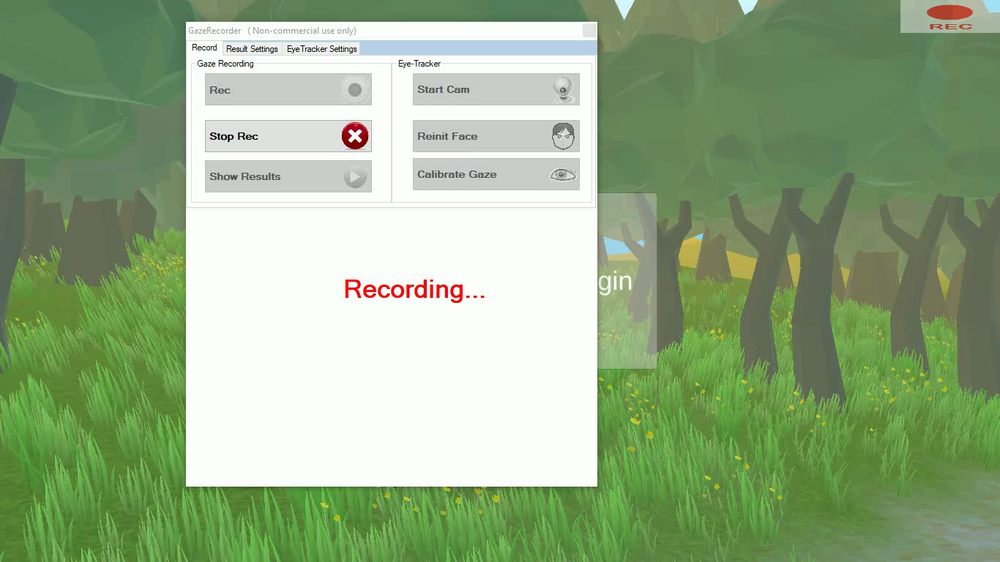
#> input picture data/E2/screen/0006.png, 1000 x 562 px, shrunk from 1366 x 768 before the run, given in place of 0374.png, which was not available; the run also reads 1 picture not shown here
$ jupyter execute test.ipynb
#> lines starting #> are read from the running program, lines starting #| are printed output that depends on the picture; after the words box and inside, x2 and y2 are one past the last pixel; in counts of white or black regions, pixels touching at a corner belong together; pictures that were not available may be replaced by others from this repository, and a replacement may not be noted
### model-validator/heatmap_extractor.py
import cv2

class Detection():

    def __init__(self, contour) -> None:
        self.contour = contour


    @property
    def area(self) -> float:
        return cv2.contourArea(self.contour)

    # [4 lines left out: function center, not called in this run]

    @property
    def aprox_vertices(self) -> int:
        return len(self.__aprox())

    # [5 lines left out: function __aprox, not called in this run]

class HeatmapCenterExtractor():

    def __init__(self) -> None:
        pass

    def get_salience_center(self, image):
        return self.get_salience_contour(image).center


    def get_salience_contour(self, image):
        contours = self.__get_image_contours(image)
        if len(contours):
            return max(contours, key=lambda x: x.area)

    def __get_image_contours(self, binary_image: cv2.Mat):
        # Apply HoughCircles transform to detect circles
        contours, _ = cv2.findContours(binary_image,cv2.RETR_TREE,cv2.CHAIN_APPROX_NONE)
        return self.__filter_contours(contours)

    def __filter_contours(self, contours):
        return [ contour
                for contour in map(lambda x: Detection(x), contours)]

### model-validator/test.ipynb
[cell 1]
import cv2 as cv
import numpy as np
from salient_validator import SalientValidator
from heatmap_extractor import HeatmapCenterExtractor

[cell 2]
def load_videos(path: str) -> tuple:

    screen_frames = [f'{path}/screen/{frame}'
                        for frame in os.listdir(f'{path}/screen')
                            if frame != '.DS_Store']

    hm_frames = [f'{path}/heatmap/{frame}'
                    for frame in os.listdir(f'{path}/heatmap')
                        if frame != '.DS_Store']

    sal_frames = [f'{path}/sal/{frame}'
                    for frame in os.listdir(f'{path}/sal')
                        if frame != '.DS_Store']

    return screen_frames, hm_frames, sal_frames

[cell 3]
hce = HeatmapCenterExtractor()

[cell 4]
image = '0374'

[cell 5]
screen_test = cv.imread(f'../data/Video/E11/screen/{image}.png')
#> screen_test is the input picture: shape (562, 1000, 3); mean B, G, R 134.2, 172.7, 148.4
heatmap_test = cv.imread(f'../data/Video/E11/heatmap/{image}.png')
sal_test = cv.imread(f'../data/Video/E11/sal/{image}.jpeg', cv.IMREAD_GRAYSCALE)
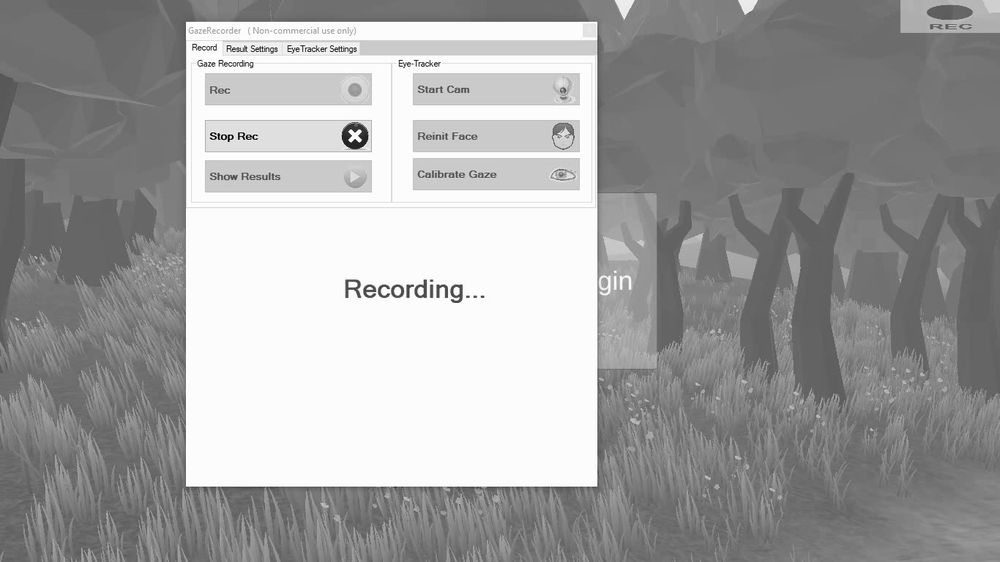
#> sal_test: shape (562, 1000); min 0, max 255, mean 160.5

[cell 6]
import matplotlib.pyplot as plt

[cell 7]
def get_heatmap_mask(screen: np.array, heatmap: np.array):

    diff = cv.absdiff(cv.cvtColor(screen, cv.COLOR_BGR2GRAY),
                    cv.cvtColor(heatmap, cv.COLOR_BGR2GRAY))

    _, bi = cv.threshold(diff,10,255,0)

    contour = hce.get_salience_contour(bi)
    if contour is not None:
        contour = contour.contour
    else:
        return None
    #create a mask of 0 with the area indise the contour as 1
    mask = np.zeros(screen.shape[:2], dtype=np.uint8)
    cv.drawContours(mask, [contour], -1, color=(255, 255, 255), thickness=cv.FILLED)
    return mask

[cell 8]
diff = cv.absdiff(cv.cvtColor(screen_test, cv.COLOR_BGR2GRAY),
                    cv.cvtColor(heatmap_test, cv.COLOR_BGR2GRAY))
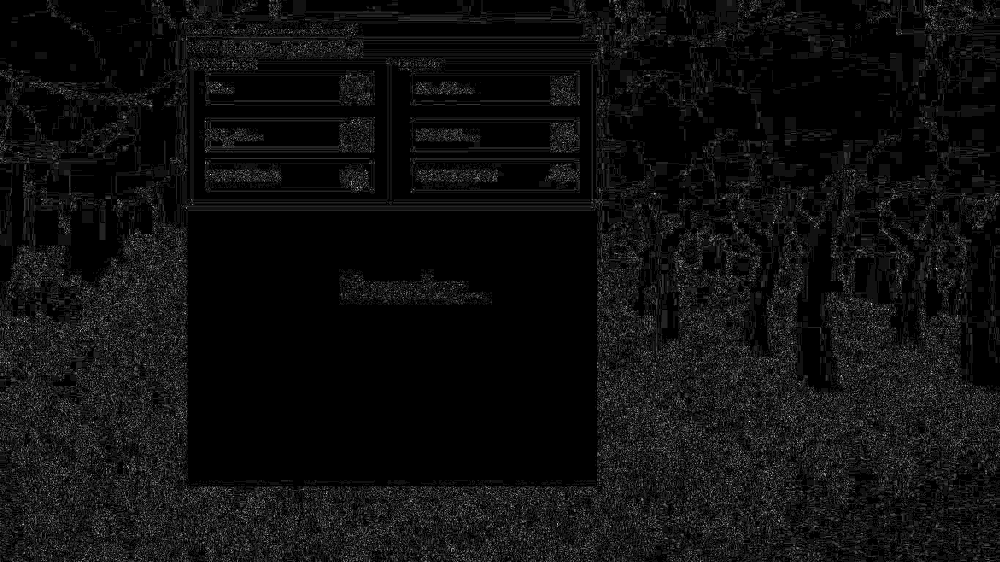
#> diff: shape (562, 1000); min 0, max 14, mean 0.816; drawn with min black and max white

_, bi = cv.threshold(diff,15,255,0)
#> bi: shape (562, 1000); every value is 0

plt.imshow(bi, cmap='gray')

[cell 9]
mask = get_heatmap_mask(screen_test, heatmap_test)
#> in get_heatmap_mask, `_, bi = cv.threshold(diff,10,255,0)`:
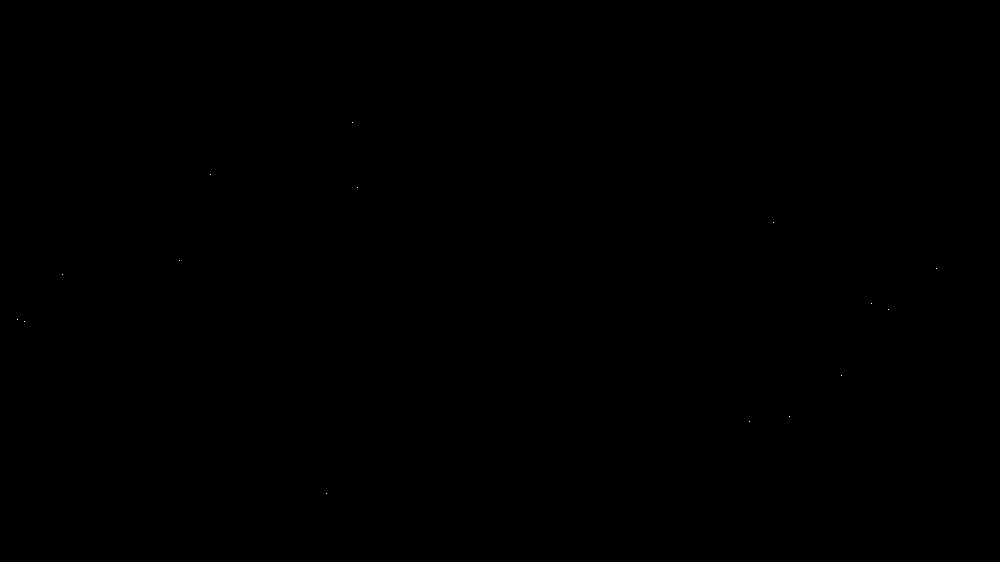
#> bi: shape (562, 1000); 0% white in thin lines or dots, all inside (x1, y1, x2, y2) = (17, 122, 937, 494)
#> in __get_image_contours, `contours, _ = cv2.findContours(binary_image,cv2.RETR_TREE,cv2.CHAIN_AP..`: contours = 15 contours, all with area under 20
#> in get_salience_contour, `contours = self.__get_image_contours(image)`: contours = 15 items
#> in get_heatmap_mask, `contour = contour.contour`: contour = [[326, 493]]
#> in get_heatmap_mask, `cv.drawContours(mask, [contour], -1, color=(255, 255, 255), thickness=..`: mask: shape (562, 1000); 0% white in thin lines or dots, all inside (x1, y1, x2, y2) = (326, 493, 327, 494)
print(mask)
#> (printed output is left out)
plt.imshow(mask, cmap='gray')

[cell 10]
plt.imshow(sal_test, cmap='gray')

[cell 11]
salience = cv.bitwise_and(sal_test, sal_test, mask=mask)

plt.imshow(salience)

[cell 12]
print(mask)
#> (printed output is left out)
print()

[cell 13]
print(np.sum(salience))
#| 121

[cell 14]
np.count_nonzero(salience)
#> Out = 1

[cell 15]
mask_size = np.count_nonzero(mask == 255)
#> mask_size = 1
sal_sum = np.sum(salience)
#> sal_sum = 121

print(sal_sum / mask_size)
#| 121.0
